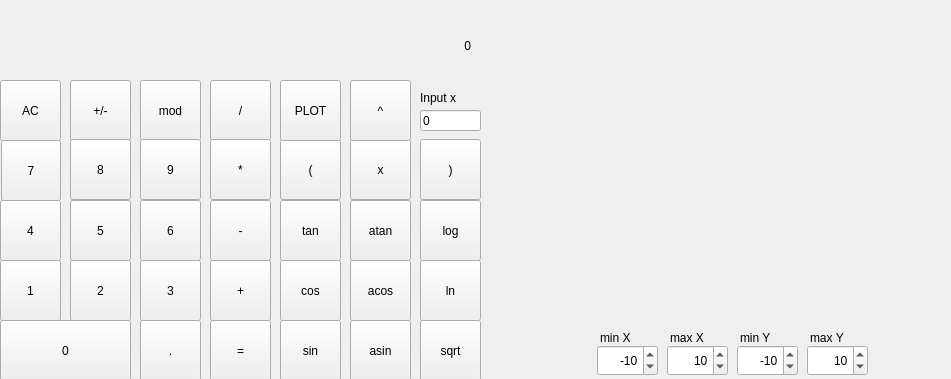
<?xml version="1.0" encoding="UTF-8"?>
<ui version="4.0">
 <class>MainWindow</class>
 <widget class="QMainWindow" name="MainWindow">
  <property name="geometry">
   <rect>
    <x>0</x>
    <y>0</y>
    <width>951</width>
    <height>379</height>
   </rect>
  </property>
  <property name="windowTitle">
   <string>MainWindow</string>
  </property>
  <property name="windowIcon">
   <iconset theme="calculator_icon.icns">
    <normaloff>calculator_icon.icns</normaloff>calculator_icon.icns</iconset>
  </property>
  <widget class="QWidget" name="centralwidget">
   <widget class="QLabel" name="result_show">
    <property name="geometry">
     <rect>
      <x>0</x>
      <y>10</y>
      <width>471</width>
      <height>71</height>
     </rect>
    </property>
    <property name="styleSheet">
     <string notr="true">QLabel {
	qproperty-alignment:  'AlignVCenter | AlignRight';
}
</string>
    </property>
    <property name="text">
     <string>0</string>
    </property>
    <property name="alignment">
     <set>Qt::AlignRight|Qt::AlignTrailing|Qt::AlignVCenter</set>
    </property>
   </widget>
   <widget class="QPushButton" name="pushButton_AC">
    <property name="geometry">
     <rect>
      <x>0</x>
      <y>80</y>
      <width>61</width>
      <height>61</height>
     </rect>
    </property>
    <property name="text">
     <string>AC</string>
    </property>
   </widget>
   <widget class="QPushButton" name="pushButton_sign">
    <property name="geometry">
     <rect>
      <x>70</x>
      <y>80</y>
      <width>61</width>
      <height>61</height>
     </rect>
    </property>
    <property name="text">
     <string>+/-</string>
    </property>
   </widget>
   <widget class="QPushButton" name="pushButton_mod">
    <property name="geometry">
     <rect>
      <x>140</x>
      <y>80</y>
      <width>61</width>
      <height>61</height>
     </rect>
    </property>
    <property name="text">
     <string>mod</string>
    </property>
   </widget>
   <widget class="QPushButton" name="pushButton_div">
    <property name="geometry">
     <rect>
      <x>210</x>
      <y>80</y>
      <width>61</width>
      <height>61</height>
     </rect>
    </property>
    <property name="text">
     <string>/</string>
    </property>
   </widget>
   <widget class="QPushButton" name="pushButton_7">
    <property name="geometry">
     <rect>
      <x>1</x>
      <y>140</y>
      <width>60</width>
      <height>61</height>
     </rect>
    </property>
    <property name="text">
     <string>7</string>
    </property>
   </widget>
   <widget class="QPushButton" name="pushButton_9">
    <property name="geometry">
     <rect>
      <x>140</x>
      <y>139</y>
      <width>61</width>
      <height>61</height>
     </rect>
    </property>
    <property name="text">
     <string>9</string>
    </property>
   </widget>
   <widget class="QPushButton" name="pushButton_mult">
    <property name="geometry">
     <rect>
      <x>210</x>
      <y>139</y>
      <width>61</width>
      <height>61</height>
     </rect>
    </property>
    <property name="text">
     <string>*</string>
    </property>
   </widget>
   <widget class="QPushButton" name="pushButton_8">
    <property name="geometry">
     <rect>
      <x>70</x>
      <y>139</y>
      <width>61</width>
      <height>61</height>
     </rect>
    </property>
    <property name="text">
     <string>8</string>
    </property>
   </widget>
   <widget class="QPushButton" name="pushButton_4">
    <property name="geometry">
     <rect>
      <x>0</x>
      <y>200</y>
      <width>61</width>
      <height>61</height>
     </rect>
    </property>
    <property name="text">
     <string>4</string>
    </property>
   </widget>
   <widget class="QPushButton" name="pushButton_6">
    <property name="geometry">
     <rect>
      <x>140</x>
      <y>200</y>
      <width>61</width>
      <height>61</height>
     </rect>
    </property>
    <property name="text">
     <string>6</string>
    </property>
   </widget>
   <widget class="QPushButton" name="pushButton_minus">
    <property name="geometry">
     <rect>
      <x>210</x>
      <y>200</y>
      <width>61</width>
      <height>61</height>
     </rect>
    </property>
    <property name="text">
     <string>-</string>
    </property>
   </widget>
   <widget class="QPushButton" name="pushButton_5">
    <property name="geometry">
     <rect>
      <x>70</x>
      <y>200</y>
      <width>61</width>
      <height>61</height>
     </rect>
    </property>
    <property name="text">
     <string>5</string>
    </property>
   </widget>
   <widget class="QPushButton" name="pushButton_1">
    <property name="geometry">
     <rect>
      <x>0</x>
      <y>260</y>
      <width>61</width>
      <height>61</height>
     </rect>
    </property>
    <property name="text">
     <string>1</string>
    </property>
   </widget>
   <widget class="QPushButton" name="pushButton_2">
    <property name="geometry">
     <rect>
      <x>70</x>
      <y>260</y>
      <width>61</width>
      <height>61</height>
     </rect>
    </property>
    <property name="text">
     <string>2</string>
    </property>
   </widget>
   <widget class="QPushButton" name="pushButton_3">
    <property name="geometry">
     <rect>
      <x>140</x>
      <y>260</y>
      <width>61</width>
      <height>61</height>
     </rect>
    </property>
    <property name="text">
     <string>3</string>
    </property>
   </widget>
   <widget class="QPushButton" name="pushButton_plus">
    <property name="geometry">
     <rect>
      <x>210</x>
      <y>260</y>
      <width>61</width>
      <height>61</height>
     </rect>
    </property>
    <property name="text">
     <string>+</string>
    </property>
   </widget>
   <widget class="QPushButton" name="pushButton_0">
    <property name="geometry">
     <rect>
      <x>0</x>
      <y>320</y>
      <width>131</width>
      <height>61</height>
     </rect>
    </property>
    <property name="text">
     <string>0</string>
    </property>
   </widget>
   <widget class="QPushButton" name="pushButton_equals">
    <property name="geometry">
     <rect>
      <x>210</x>
      <y>320</y>
      <width>61</width>
      <height>61</height>
     </rect>
    </property>
    <property name="text">
     <string>=</string>
    </property>
   </widget>
   <widget class="QPushButton" name="pushButton_dot">
    <property name="geometry">
     <rect>
      <x>140</x>
      <y>320</y>
      <width>61</width>
      <height>61</height>
     </rect>
    </property>
    <property name="text">
     <string>.</string>
    </property>
   </widget>
   <widget class="QPushButton" name="pushButton_right">
    <property name="geometry">
     <rect>
      <x>420</x>
      <y>139</y>
      <width>61</width>
      <height>61</height>
     </rect>
    </property>
    <property name="text">
     <string>)</string>
    </property>
   </widget>
   <widget class="QPushButton" name="pushButton_x">
    <property name="geometry">
     <rect>
      <x>350</x>
      <y>139</y>
      <width>61</width>
      <height>61</height>
     </rect>
    </property>
    <property name="text">
     <string>x</string>
    </property>
   </widget>
   <widget class="QPushButton" name="pushButton_left">
    <property name="geometry">
     <rect>
      <x>280</x>
      <y>139</y>
      <width>61</width>
      <height>61</height>
     </rect>
    </property>
    <property name="text">
     <string>(</string>
    </property>
   </widget>
   <widget class="QPushButton" name="pushButton_tan">
    <property name="geometry">
     <rect>
      <x>280</x>
      <y>200</y>
      <width>61</width>
      <height>61</height>
     </rect>
    </property>
    <property name="text">
     <string>tan</string>
    </property>
   </widget>
   <widget class="QPushButton" name="pushButton_atan">
    <property name="geometry">
     <rect>
      <x>350</x>
      <y>200</y>
      <width>61</width>
      <height>61</height>
     </rect>
    </property>
    <property name="text">
     <string>atan</string>
    </property>
   </widget>
   <widget class="QPushButton" name="pushButton_log">
    <property name="geometry">
     <rect>
      <x>420</x>
      <y>200</y>
      <width>61</width>
      <height>61</height>
     </rect>
    </property>
    <property name="text">
     <string>log</string>
    </property>
   </widget>
   <widget class="QPushButton" name="pushButton_cos">
    <property name="geometry">
     <rect>
      <x>280</x>
      <y>260</y>
      <width>61</width>
      <height>61</height>
     </rect>
    </property>
    <property name="text">
     <string>cos</string>
    </property>
   </widget>
   <widget class="QPushButton" name="pushButton_acos">
    <property name="geometry">
     <rect>
      <x>350</x>
      <y>260</y>
      <width>61</width>
      <height>61</height>
     </rect>
    </property>
    <property name="text">
     <string>acos</string>
    </property>
    <property name="iconSize">
     <size>
      <width>16</width>
      <height>16</height>
     </size>
    </property>
    <property name="checkable">
     <bool>false</bool>
    </property>
    <property name="autoRepeat">
     <bool>false</bool>
    </property>
    <property name="autoExclusive">
     <bool>false</bool>
    </property>
    <property name="autoDefault">
     <bool>false</bool>
    </property>
    <property name="default">
     <bool>false</bool>
    </property>
    <property name="flat">
     <bool>false</bool>
    </property>
   </widget>
   <widget class="QPushButton" name="pushButton_ln">
    <property name="geometry">
     <rect>
      <x>420</x>
      <y>260</y>
      <width>61</width>
      <height>61</height>
     </rect>
    </property>
    <property name="text">
     <string>ln</string>
    </property>
   </widget>
   <widget class="QPushButton" name="pushButton_sin">
    <property name="geometry">
     <rect>
      <x>280</x>
      <y>320</y>
      <width>61</width>
      <height>61</height>
     </rect>
    </property>
    <property name="text">
     <string>sin</string>
    </property>
   </widget>
   <widget class="QPushButton" name="pushButton_asin">
    <property name="geometry">
     <rect>
      <x>350</x>
      <y>320</y>
      <width>61</width>
      <height>61</height>
     </rect>
    </property>
    <property name="text">
     <string>asin</string>
    </property>
   </widget>
   <widget class="QPushButton" name="pushButton_sqrt">
    <property name="geometry">
     <rect>
      <x>420</x>
      <y>320</y>
      <width>61</width>
      <height>61</height>
     </rect>
    </property>
    <property name="text">
     <string>sqrt</string>
    </property>
   </widget>
   <widget class="QPushButton" name="pushButton_plot">
    <property name="geometry">
     <rect>
      <x>280</x>
      <y>80</y>
      <width>61</width>
      <height>61</height>
     </rect>
    </property>
    <property name="text">
     <string>PLOT</string>
    </property>
   </widget>
   <widget class="QPushButton" name="pushButton_exp">
    <property name="geometry">
     <rect>
      <x>350</x>
      <y>80</y>
      <width>61</width>
      <height>61</height>
     </rect>
    </property>
    <property name="text">
     <string>^</string>
    </property>
   </widget>
   <widget class="QLabel" name="label">
    <property name="geometry">
     <rect>
      <x>420</x>
      <y>90</y>
      <width>61</width>
      <height>16</height>
     </rect>
    </property>
    <property name="text">
     <string>Input x</string>
    </property>
   </widget>
   <widget class="QLineEdit" name="lineEdit_X">
    <property name="geometry">
     <rect>
      <x>420</x>
      <y>110</y>
      <width>61</width>
      <height>21</height>
     </rect>
    </property>
    <property name="text">
     <string>0</string>
    </property>
    <property name="alignment">
     <set>Qt::AlignLeading|Qt::AlignLeft|Qt::AlignVCenter</set>
    </property>
   </widget>
   <widget class="QSpinBox" name="min_X">
    <property name="geometry">
     <rect>
      <x>597</x>
      <y>345</y>
      <width>61</width>
      <height>31</height>
     </rect>
    </property>
    <property name="alignment">
     <set>Qt::AlignRight|Qt::AlignTrailing|Qt::AlignVCenter</set>
    </property>
    <property name="minimum">
     <number>-1000000</number>
    </property>
    <property name="maximum">
     <number>1000000</number>
    </property>
    <property name="value">
     <number>-10</number>
    </property>
    <property name="displayIntegerBase">
     <number>10</number>
    </property>
   </widget>
   <widget class="QLabel" name="label_2">
    <property name="geometry">
     <rect>
      <x>600</x>
      <y>330</y>
      <width>51</width>
      <height>16</height>
     </rect>
    </property>
    <property name="text">
     <string>min X</string>
    </property>
   </widget>
   <widget class="QSpinBox" name="max_X">
    <property name="geometry">
     <rect>
      <x>667</x>
      <y>345</y>
      <width>61</width>
      <height>31</height>
     </rect>
    </property>
    <property name="alignment">
     <set>Qt::AlignRight|Qt::AlignTrailing|Qt::AlignVCenter</set>
    </property>
    <property name="minimum">
     <number>-1000000</number>
    </property>
    <property name="maximum">
     <number>1000000</number>
    </property>
    <property name="value">
     <number>10</number>
    </property>
   </widget>
   <widget class="QLabel" name="label_3">
    <property name="geometry">
     <rect>
      <x>670</x>
      <y>330</y>
      <width>51</width>
      <height>16</height>
     </rect>
    </property>
    <property name="text">
     <string>max X</string>
    </property>
   </widget>
   <widget class="QSpinBox" name="min_Y">
    <property name="geometry">
     <rect>
      <x>737</x>
      <y>345</y>
      <width>61</width>
      <height>31</height>
     </rect>
    </property>
    <property name="alignment">
     <set>Qt::AlignRight|Qt::AlignTrailing|Qt::AlignVCenter</set>
    </property>
    <property name="minimum">
     <number>-1000000</number>
    </property>
    <property name="maximum">
     <number>1000000</number>
    </property>
    <property name="value">
     <number>-10</number>
    </property>
   </widget>
   <widget class="QLabel" name="label_4">
    <property name="geometry">
     <rect>
      <x>740</x>
      <y>330</y>
      <width>51</width>
      <height>16</height>
     </rect>
    </property>
    <property name="text">
     <string>min Y</string>
    </property>
   </widget>
   <widget class="QSpinBox" name="max_Y">
    <property name="geometry">
     <rect>
      <x>807</x>
      <y>345</y>
      <width>61</width>
      <height>31</height>
     </rect>
    </property>
    <property name="alignment">
     <set>Qt::AlignRight|Qt::AlignTrailing|Qt::AlignVCenter</set>
    </property>
    <property name="minimum">
     <number>-1000000</number>
    </property>
    <property name="maximum">
     <number>1000000</number>
    </property>
    <property name="value">
     <number>10</number>
    </property>
   </widget>
   <widget class="QLabel" name="label_5">
    <property name="geometry">
     <rect>
      <x>810</x>
      <y>330</y>
      <width>51</width>
      <height>16</height>
     </rect>
    </property>
    <property name="text">
     <string>max Y</string>
    </property>
   </widget>
   <widget class="QCustomPlot" name="Grafic" native="true">
    <property name="geometry">
     <rect>
      <x>520</x>
      <y>50</y>
      <width>401</width>
      <height>271</height>
     </rect>
    </property>
   </widget>
  </widget>
 </widget>
 <customwidgets>
  <customwidget>
   <class>QCustomPlot</class>
   <extends>QWidget</extends>
   <header>qcustomplot.h</header>
   <container>1</container>
  </customwidget>
 </customwidgets>
 <resources/>
 <connections/>
</ui>
